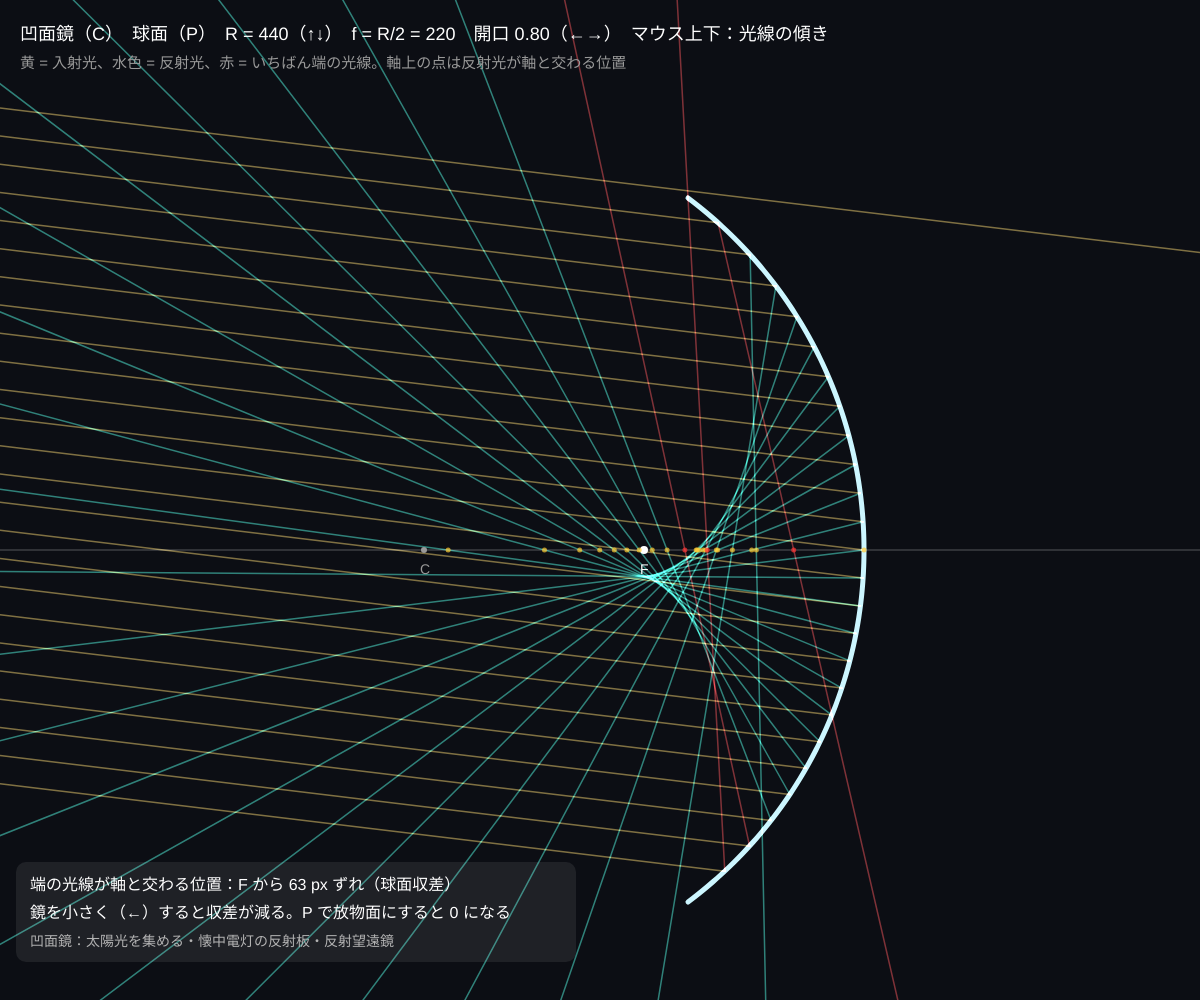
Frame 1 (no input)
Frame 60 (no input): identical to frame 1, image omitted
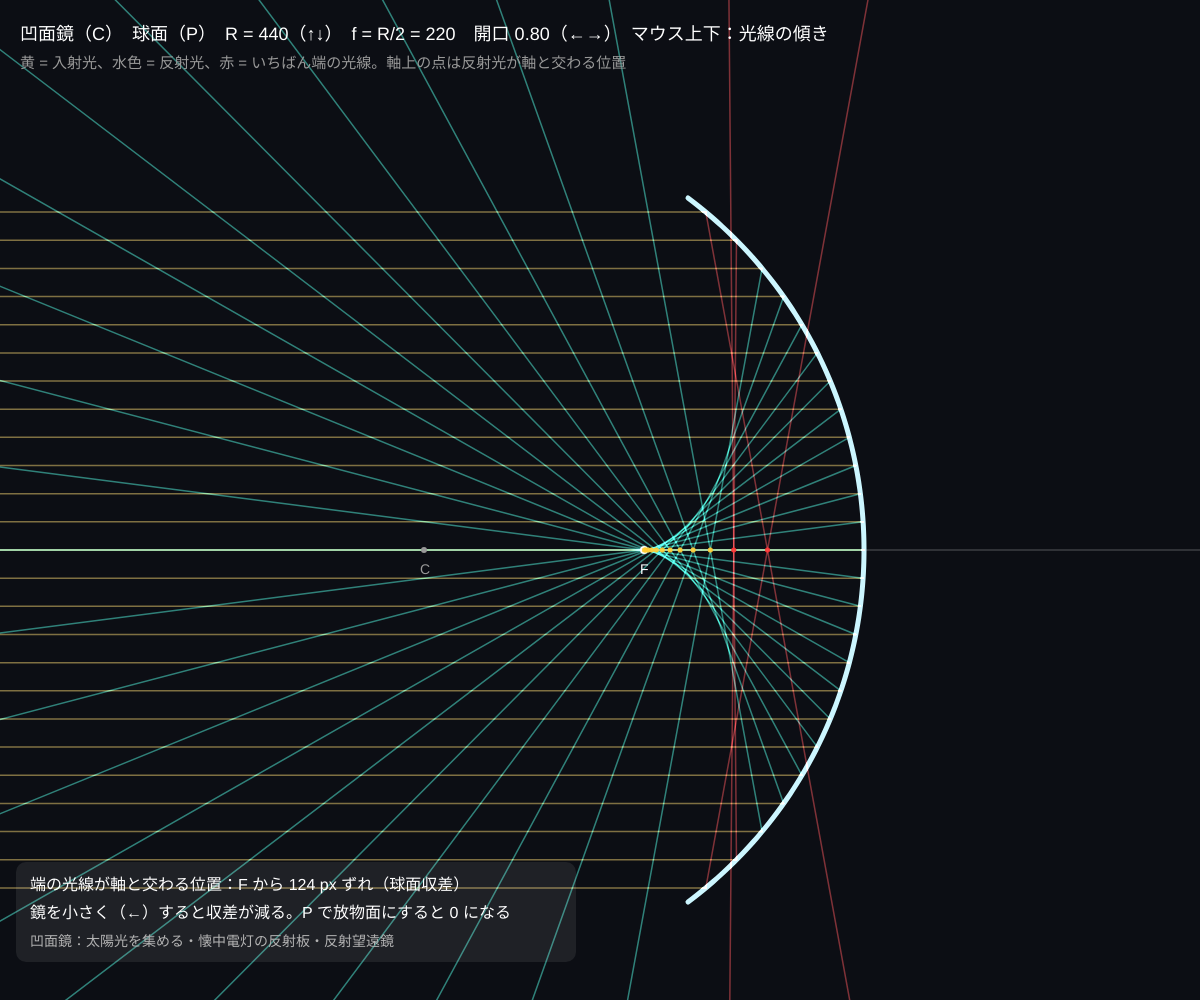
Frame 120 (the mouse pressed at the canvas centre since frame 60)

The p5.js sketch that drew these frames (run headless with seeded random() and noise() and a simulated clock; from frame 60 on, the mouse is pressed at the canvas centre):

// p5.js sketch
// ── sketch.js
// ============================================
// 03 凹面鏡・凸面鏡と球面収差
// 平行光線が球面鏡に当たると、焦点 F（曲率半径の半分 R/2）に集まる（凹面）／ F から出たように広がる（凸面）
//   でも球面では、端のほうの光線ほど手前で軸と交わる = 球面収差。放物面鏡なら全部 1 点に集まる
// ↑↓ = 曲率半径 R / ←→ = 鏡の大きさ（開口） / P = 球面 ⇄ 放物面 / C = 凹 ⇄ 凸 / マウス上下 = 光線の傾き
// ============================================

let R = 440;              // ★ 曲率半径（px）
let aperture = 0.8;       // ★ 鏡の大きさ（R に対する割合 0.2〜0.95）
let rayCount = 25;        // ★ 光線の本数
let concave = true;
let parabolic = false;

function setup() {
  createCanvas(windowWidth, windowHeight);
  colorMode(HSB, 360, 100, 100, 100);
}

// 光線（p, d）と鏡の交点までの距離 t と法線 n（なければ null）
function hitMirror(px, py, dx, dy, V, axis, H) {
  let F = R / 2;
  let s = concave ? 1 : -1;                   // 凹: x = Vx − y²/(4F) 側に曲がる
  if (parabolic) {
    // (px + t dx − Vx) + s (py + t dy − ay)² / (4F) = 0 → t の 2 次方程式
    let yy = py - axis;
    let A = s * dy * dy / (4 * F), B = dx + s * 2 * yy * dy / (4 * F), C = (px - V) + s * yy * yy / (4 * F);
    let ts = solveQuad(A, B, C);
    for (let t of ts) {
      let y = py + t * dy - axis;
      if (t > 1e-6 && Math.abs(y) <= H) { let ny = s * 2 * y / (4 * F); let L = Math.hypot(1, ny); return { t, nx: 1 / L, ny: ny / L }; }
    }
    return null;
  }
  // 球面：中心 C = (Vx − sR, axis)
  let cx = V - s * R, cy = axis;
  let ox = px - cx, oy = py - cy;
  let B = 2 * (ox * dx + oy * dy), C = ox * ox + oy * oy - R * R;
  let ts = solveQuad(1, B, C);
  for (let t of ts) {
    let x = px + t * dx, y = py + t * dy;
    if (t > 1e-6 && Math.abs(y - axis) <= H && (concave ? x > cx : x < cx)) return { t, nx: (x - cx) / R, ny: (y - cy) / R };
  }
  return null;
}
function solveQuad(A, B, C) {
  if (Math.abs(A) < 1e-9) return Math.abs(B) < 1e-9 ? [] : [-C / B];
  let D = B * B - 4 * A * C;
  if (D < 0) return [];
  let q = Math.sqrt(D);
  return [(-B - q) / (2 * A), (-B + q) / (2 * A)].sort((a, b) => a - b);
}

function draw() {
  background(230, 40, 8);
  let V = width * 0.72, axis = height * 0.55;
  let H = Math.min(aperture * R, height * 0.44);
  let tilt = map(mouseY, 0, height, 0.12, -0.12, true);   // 入射光線の傾き（ラジアン）
  let F = R / 2;

  // 光軸
  stroke(0, 0, 100, 30); strokeWeight(1); line(0, axis, width, axis);

  // 鏡の形
  noFill(); stroke(190, 20, 100); strokeWeight(5);
  beginShape();
  for (let y = -H; y <= H; y += 4) vertex(mirrorX(y, V), axis + y);
  endShape();

  // 光線
  let crossings = [];
  blendMode(ADD);
  strokeWeight(1.5);
  for (let i = 0; i < rayCount; i++) {
    let y0 = -H + (2 * H) * (i + 0.5) / rayCount;
    let dx = Math.cos(tilt), dy = Math.sin(tilt);
    let px = 0, py = axis + y0 - V * Math.tan(tilt);        // 左端から出発（鏡の面で高さ y0 になる）
    let h = hitMirror(px, py, dx, dy, V, axis, H);
    let edge = Math.abs(i - (rayCount - 1) / 2) / (rayCount / 2);   // 端の光線ほど 1
    stroke(45, 60, 100, 45);
    if (!h) { line(px, py, px + dx * 3000, py + dy * 3000); continue; }
    let hx = px + dx * h.t, hy = py + dy * h.t;
    line(px, py, hx, hy);
    // ★ 反射： d' = d − 2(d·n)n
    let dp = dx * h.nx + dy * h.ny;
    let rx = dx - 2 * dp * h.nx, ry = dy - 2 * dp * h.ny;
    stroke(edge > 0.8 ? 0 : 170, 70, 100, 45);
    line(hx, hy, hx + rx * 3000, hy + ry * 3000);
    if (!concave) { stroke(170, 70, 100, 18); drawDashed(hx, hy, hx - rx * 3000, hy - ry * 3000); }
    // 軸と交わる位置
    if (Math.abs(ry) > 1e-6) { let t = (axis - hy) / ry; crossings.push({ x: hx + rx * t, edge }); }
  }
  blendMode(BLEND);

  // 焦点と交点のずれ
  let fx = V - (concave ? F : -F);
  noStroke(); fill(0, 0, 100); circle(fx, axis, 8);
  textSize(14); text('F', fx - 4, axis + 24);
  fill(0, 0, 60); circle(V - (concave ? R : -R), axis, 6); text('C', V - (concave ? R : -R) - 4, axis + 24);
  for (let c of crossings) { fill(c.edge > 0.8 ? 0 : 45, 80, 100, 70); circle(c.x, axis, 5); }
  let marg = crossings.length ? crossings.reduce((a, c) => (c.edge > a.edge ? c : a), crossings[0]) : null;

  // HUD
  fill(0, 0, 100); textSize(18);
  text((concave ? '凹面鏡' : '凸面鏡') + '（C）　' + (parabolic ? '放物面' : '球面') + '（P）　R = ' + R + '（↑↓）　f = R/2 = ' + F + '　開口 ' + nf(aperture, 1, 2) + '（←→）　マウス上下：光線の傾き', 20, 40);
  fill(0, 0, 60); textSize(15);
  text('黄 = 入射光、水色 = 反射光、赤 = いちばん端の光線。軸上の点は反射光が軸と交わる位置', 20, 68);
  let px = 20, py = height - 110;
  fill(0, 0, 100, 8); rect(px - 4, py - 28, 560, 100, 10);
  fill(0, 0, 100); textSize(16);
  if (marg && !parabolic) {
    text('端の光線が軸と交わる位置：F から ' + nf(Math.abs(marg.x - fx), 1, 0) + ' px ずれ（球面収差）', px + 10, py);
    text('鏡を小さく（←）すると収差が減る。P で放物面にすると 0 になる', px + 10, py + 28);
  } else if (parabolic) {
    text('放物面：平行光線はすべて 1 点 F に集まる（パラボラアンテナ・望遠鏡）', px + 10, py);
    text('ただし傾いた光（マウス）にはコマ収差が出る', px + 10, py + 28);
  }
  fill(0, 0, 70); textSize(14);
  text(concave ? '凹面鏡：太陽光を集める・懐中電灯の反射板・反射望遠鏡' : '凸面鏡：広い範囲が小さく映る。カーブミラー・車のサイドミラー', px + 10, py + 56);
}

function mirrorX(y, V) {
  let F = R / 2, s = concave ? 1 : -1;
  if (parabolic) return V - s * y * y / (4 * F);
  let cx = V - s * R;
  return cx + s * Math.sqrt(Math.max(0, R * R - y * y));
}
function drawDashed(x1, y1, x2, y2) {
  let d = Math.hypot(x2 - x1, y2 - y1), n = Math.max(1, Math.floor(d / 14));
  for (let i = 0; i < n; i += 2) line(x1 + (x2 - x1) * i / n, y1 + (y2 - y1) * i / n, x1 + (x2 - x1) * (i + 1) / n, y1 + (y2 - y1) * (i + 1) / n);
}

function keyPressed() {
  if (key === UP_ARROW) R = Math.min(1200, R + 20);
  if (key === DOWN_ARROW) R = Math.max(120, R - 20);
  if (key === RIGHT_ARROW) aperture = Math.min(0.95, aperture + 0.05);
  if (key === LEFT_ARROW) aperture = Math.max(0.2, aperture - 0.05);
  if (key === 'p' || key === 'P') parabolic = !parabolic;
  if (key === 'c' || key === 'C') concave = !concave;
}

// ---------- やってみよう ----------
// 1. 開口を 0.95 にして、端の光線（赤）がどれだけ F より手前で交わるか見よう。開口 0.3 では？
// 2. P を押して放物面に。全部 F に集まる。でもマウスで傾けると像がにじむ（コマ収差）
// 3. 凸面鏡（C）：反射光の点線をたどると、鏡の裏の F から出たように見える（虚焦点）
// 4. rayCount を 200 にして blendMode(ADD) の重なりで「火線（カースティック）」を見よう → 05 へ
